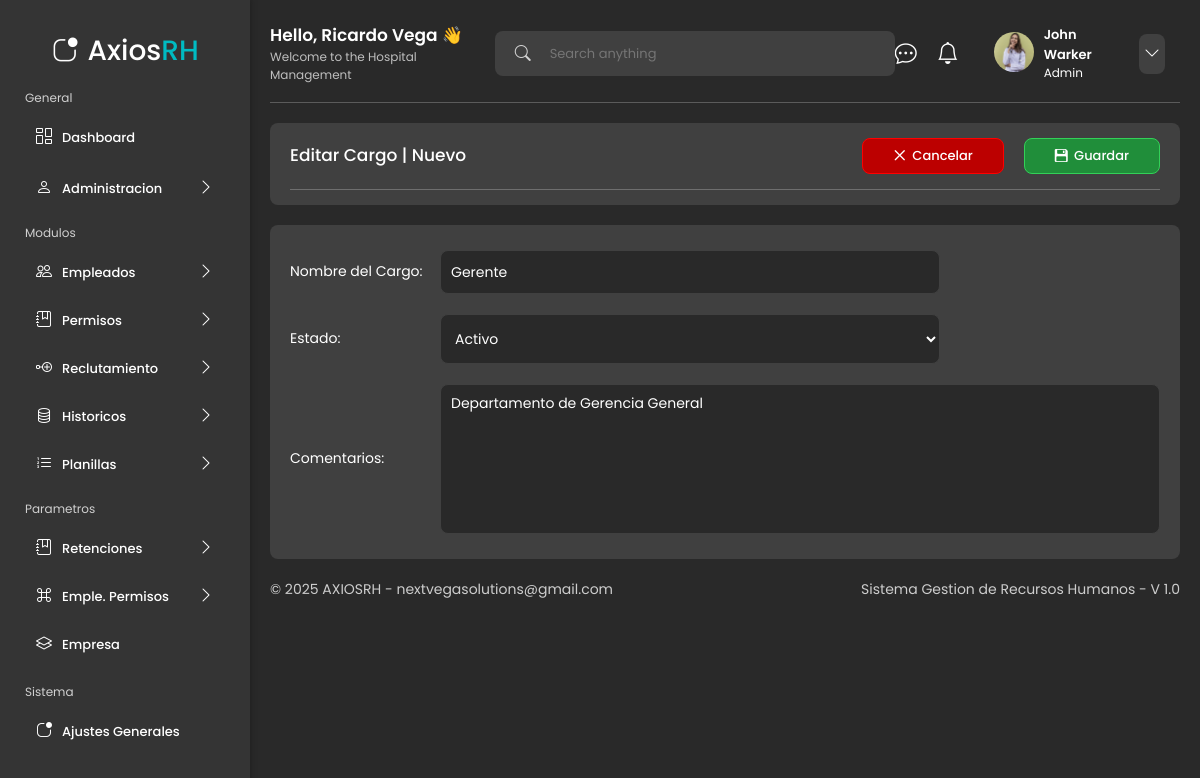
The page /empleados/cargos/editar_cargo/3/ on the database its author committed.
### app/models.py (models this page shows, shortened)
class Cargo(models.Model):
    ESTADOS = [
        ('ACTIVO', 'Activo'),
        ('INACTIVO', 'Inactivo'),
    ]
    nombre = models.CharField(max_length=100, unique=True)
    estado = models.CharField(max_length=10, choices=ESTADOS)
    comentarios = models.TextField(blank=True, null=True)
    class Meta:
        verbose_name = "Cargo"
        verbose_name_plural = "Cargos"

### app/views.py (the view)
# urls.py: path("empleados/cargos/editar_cargo/<int:pk>/", views.editar_cargo, name="editar_cargo"),
def editar_cargo(request, pk):
    cargo = get_object_or_404(Cargo, pk=pk)
    if request.method == 'POST':
        form = CargoForm(request.POST, instance=cargo)
        if form.is_valid():
            form.save()
            messages.success(request, 'Cargo actualizado exitosamente.', extra_tags='update')
            return redirect('cargos')
    else:
        form = CargoForm(instance=cargo)
    return render(request, 'pages/empleados/forms/form_cargo.html', {
        'form': form,
        'title': 'Editar Cargo',
    })

### app/forms.py
class CargoForm(forms.ModelForm):
    comentarios = forms.CharField(
        required=True,
        widget=forms.Textarea(attrs={
            'class': 'table__left__information__form__new__block-textarea',
            'placeholder': 'Ingrese comentarios...',
        }),
        label='Comentarios'
    )
    class Meta:
        model = Cargo
        fields = ['nombre', 'estado', 'comentarios']
        widgets = {
            'nombre': forms.TextInput(attrs={
                'class': 'table__left__information__form__new__block-input',
                'placeholder': 'Nombre del cargo',
            }),
            'estado': forms.Select(attrs={
                'class': 'table__left__information__form__new__block-input',
            }),
        }

### ui/templates/pages/empleados/forms/form_cargo.html (shortened to what this page needs)
{% extends 'layouts/dashboard_layout.html' %}
{% load static %}
{% block content %}
<main class="table__principal__datos table__principal__datos__form">
    <section class="table__principal__datos__content">
        <div class="table__left__information">
            <header class="table__left__information__header">
                <div class="table__left__information__header__title">
                    <h3 class="table__left__information__header__title-text">{{title}} | Nuevo</h3>
                </div>
                <div class="table__left__information__header__link">
                    <a class="table__left__information__header__link-click table__left__information__header__link-click-danger" href="{% url 'cargos' %}">
                        <i class="bi bi-x-lg"></i> Cancelar
                    </a>
                    <a href="#" id="submitNuevoCargo" class="table__left__information__header__link-click">
                        <i class="bi bi-floppy2-fill"></i> Guardar
                    </a>
                </div>
            </header>
        </div>
    </section>
    <section class="table__principal__datos__content table__principal__datos__content__from">
        <div class="table__left__information">
            <form method="POST" id="formNuevoCargo" class="table__left__information__form__new">
                <div class="table__left__information__form__new__block">
                    <label class="table__left__information__form__new__block-label">Nombre del Cargo:</label>
                    {{ form.nombre }}
                </div>
                <div class="table__left__information__form__new__block">
                    <label class="table__left__information__form__new__block-label">Estado:</label>
                    {{ form.estado }}
                </div>
                <div class="table__left__information__form__new__block">
                    <label class="table__left__information__form__new__block-label">Comentarios:</label>
                    {{ form.comentarios }}
                </div>
            </form>
        </div>
    </section>
</main>
{% endblock %}

### rows shown on the page
Cargo: nombre "Gerente", estado "Activo", comentarios "Departamento de Gerencia General"

### other values the page prints
{{ title }} "Editar Cargo"
